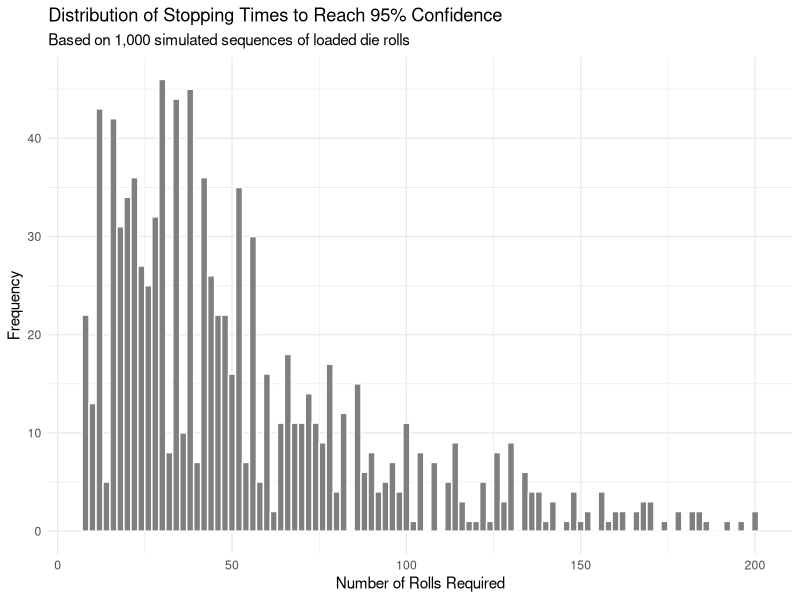

Here is the R script that generated this plot:
## ---- chunk 1
#| message: false
library(tidyverse)
## ---- chunk 2
#| cache: true
throw_dice <- function(n, weights = rep(1/6, 6)) {
  die1 <- sample(1:6, size = n, replace = TRUE, prob = weights)
  die2 <- sample(1:6, size = n, replace = TRUE, prob = weights)
  return(die1 + die2)
}
## ---- chunk 3
#| cache: true
log_lr <- function(rolls) {
  loaded_probs <- c(0.14, 0.14, 0.14, 0.14, 0.14, 0.30)
  log(loaded_probs[rolls] / (1 / 6))
}
## ---- chunk 4
# Set seed for reproducibility
set.seed(10)

# Run the simulation 1,000 times
stopping_times <- map_int(1:1000, function(i) {
  # Draw a long sequence of 200 rolls from the loaded die
  rolls <- sample(1:6, size = 200, replace = TRUE, prob = c(0.14, 0.14, 0.14, 0.14, 0.14, 0.30))
  
  # Calculate roll-by-roll posterior probabilities
  log_odds <- cumsum(log_lr(rolls))
  posterior <- 1 / (1 + exp(-log_odds))
  
  # Find the first roll index where posterior crosses 0.95
  which(posterior >= 0.95)[1]
})

# Plot a histogram of the 1,000 stopping times
tibble(stopping_time = stopping_times) |> 
  ggplot(aes(x = stopping_time)) +
  geom_histogram(binwidth = 2, fill = "grey50", color = "white") +
  labs(
    title = "Distribution of Stopping Times to Reach 95% Confidence",
    subtitle = "Based on 1,000 simulated sequences of loaded die rolls",
    x = "Number of Rolls Required",
    y = "Frequency"
  ) +
  theme_minimal()
